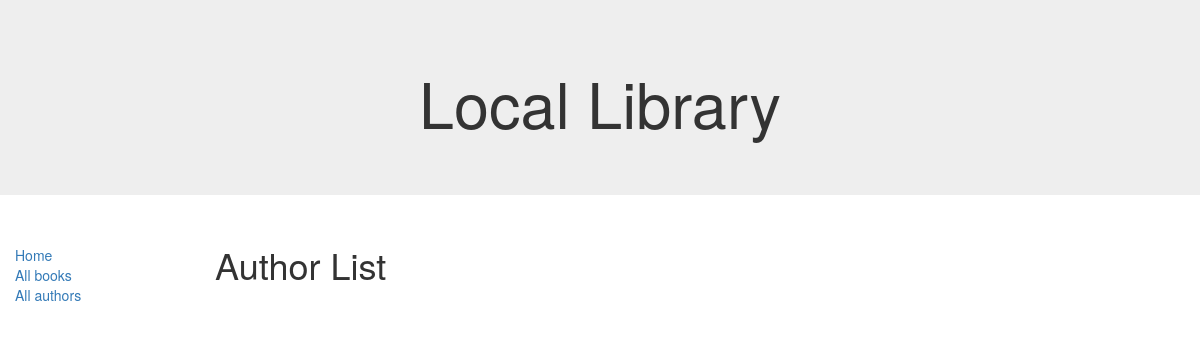
Page /catalog/authors/ on the earlier database version.
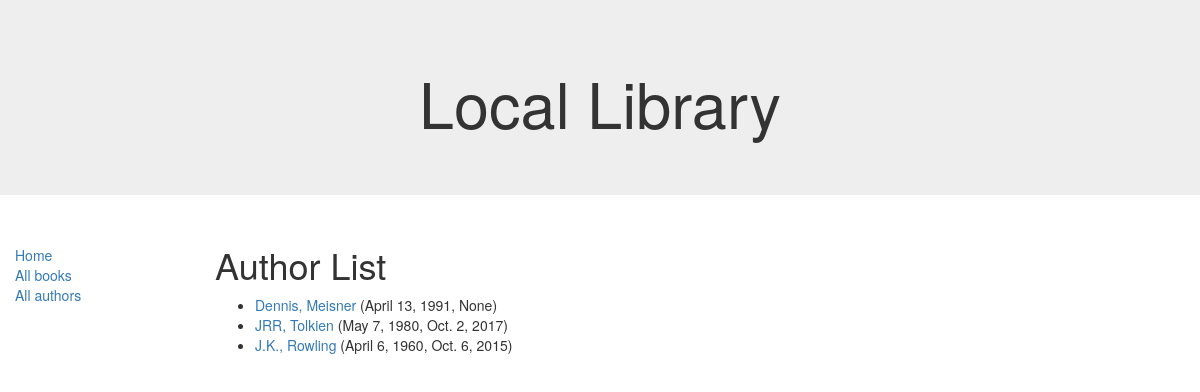
Same page on the later database version.
### catalog/models.py (models this page shows, shortened)
class Author(models.Model):
    first_name = models.CharField(max_length=100)
    last_name = models.CharField(max_length=100)
    date_of_birth = models.DateField(null=True, blank=True)
    date_of_death = models.DateField('Died', null=True, blank=True)
    def get_absolute_url(self):
        return reverse('author-detail', args=[str(self.id)])

### catalog/views.py (the view)
class AuthorListView(generic.ListView):
    model = Author

### catalog/templates/catalog/author_list.html (shortened to what this page needs)
{% extends "base_generic.html" %}
{% block content %}
    <h1>Author List</h1>
    {% if author_list %}
        <ul>
            {% for author in author_list %}
                <li><a href="{{ author.get_absolute_url }}">{{author.first_name}}, {{author.last_name}}</a> ({{author.date_of_birth}},
                {{author.date_of_death}})</li>
            {% endfor %}
        </ul>
    {% endif %}
{% endblock %}

### catalog/templates/base_generic.html (shortened to what this page needs)
<!DOCTYPE html>
<html lang="en">
<head>
  <link rel="stylesheet" href="https://maxcdn.bootstrapcdn.com/bootstrap/3.3.7/css/bootstrap.min.css">
  {% load static %}
  <link rel="stylesheet" href="{% static 'css/styles.css' %}">
</head>
<body>
  <div class="jumbotron text-center">
      <h1>Local Library</h1>
  </div>
  <div class="container-fluid">
    <div class="row">
      <div class="col-sm-2">
      {% block sidebar %}
      <ul class="sidebar-nav">
          <li><a href="{% url 'index' %}">Home</a></li>
          <li><a href="{% url 'books' %}">All books</a></li>
          <li><a href="{% url 'authors' %}">All authors</a></li>
      </ul>
     {% endblock %}
      </div>
      <div class="col-sm-10 ">
      {% block content %}{% endblock %}
      </div>
    </div>
  </div>
</body>
</html>

### catalog/static/css/styles.css (style rules this page uses)
.sidebar-nav { margin-top: 20px; padding: 0; list-style: none; }

Differences in the rows shown:
added Author: first_name "Dennis", last_name "Meisner", date_of_birth "April 13, 1991", date_of_death "None"
added Author: first_name "JRR", last_name "Tolkien", date_of_birth "May 7, 1980", date_of_death "Oct. 2, 2017"
added Author: first_name "J.K.", last_name "Rowling", date_of_birth "April 6, 1960", date_of_death "Oct. 6, 2015"
